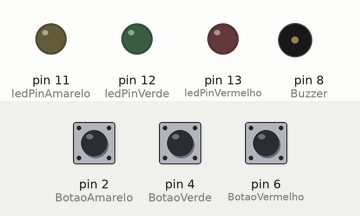
A sketch run on a simulated Arduino Uno, built with avr-gcc and run on an emulated ATmega328P. Parts: output pins drawn as LEDs (lit = HIGH), buzzer (waves = sounding). Inputs (shaded band) come from the test bench; at power-on: pin 2 (BotaoAmarelo) LOW, pin 4 (BotaoVerde) LOW, pin 6 (BotaoVermelho) LOW.

Above: at 1.2 s.
1.3 s: pin 2 (BotaoAmarelo) pulled HIGH for 0.15 s
At 1.37 s:
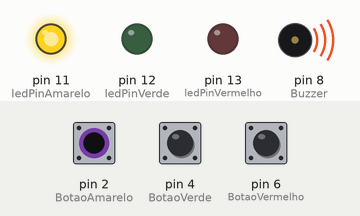
2.9 s: pin 4 (BotaoVerde) pulled HIGH for 0.15 s
At 2.97 s:
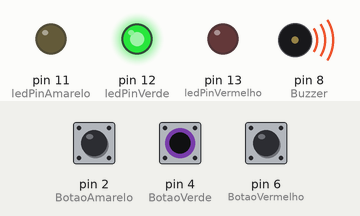
4.5 s: pin 6 (BotaoVermelho) pulled HIGH for 0.15 s
At 4.57 s:
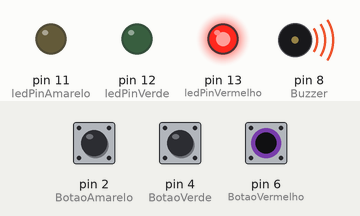
6.1 s: pin 6 (BotaoVermelho) pulled HIGH for 3.2 s
At 10.2 s:
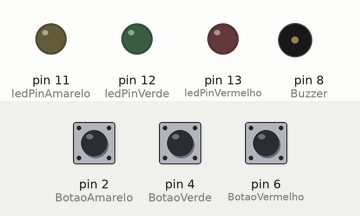
10.8 s: pin 2 (BotaoAmarelo) pulled HIGH for 3.2 s
At 11.4 s:
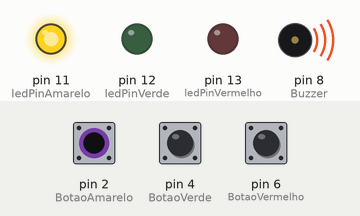
15.5 s: pin 2 (BotaoAmarelo) driven HIGH and pin 4 (BotaoVerde) driven HIGH
At 16.2 s:
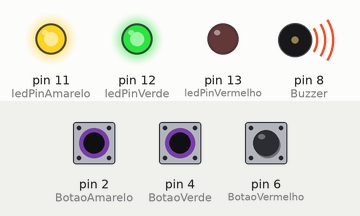
Timing chart, 0 to 18.0 s (numbered marks = the images above; inputs shaded):
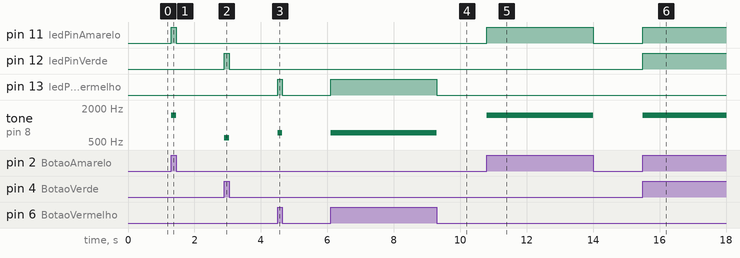

Measured:
- after the input at 1.3 s, pin 11 (ledPinAmarelo): LOW → HIGH at once, → LOW 0.15 s later; tone on pin 8 (Buzzer): silent → 1500 Hz at once, → silent 0.15 s later
- after the input at 2.9 s, pin 12 (ledPinVerde): LOW → HIGH at once, → LOW 0.15 s later; tone on pin 8 (Buzzer): silent → 600 Hz at once, → silent 0.15 s later
- after the input at 4.5 s, pin 13 (ledPinVermelho): LOW → HIGH at once, → LOW 0.15 s later; tone on pin 8 (Buzzer): silent → 732 Hz at once, → silent 0.15 s later
- after the input at 6.1 s, pin 13 (ledPinVermelho): LOW → HIGH at once, → LOW 3.2 s later; tone on pin 8 (Buzzer): silent → 732 Hz at once, → silent 3.2 s later
- after the input at 10.8 s, pin 11 (ledPinAmarelo): LOW → HIGH at once, → LOW 3.2 s later; tone on pin 8 (Buzzer): silent → 1500 Hz at once, → silent 3.2 s later
- after the input at 15.5 s, pin 11 (ledPinAmarelo), pin 12 (ledPinVerde): LOW → HIGH at once; tone on pin 8 (Buzzer): silent → 1500 Hz at once

The sketch:

botao-led.ino
```cpp
const int ledPinAmarelo = 11;
const int ledPinVerde = 12;
const int ledPinVermelho = 13;
const int Buzzer = 8;
const int BotaoVerde = 4;
const int BotaoAmarelo = 2;
const int BotaoVermelho = 6;
int EstadoBotaoVerde = 0;
int EstadoBotaoAmarelo = 0;
int EstadoBotaoVermelho = 0;

void setup() {
  // put your setup code here, to run once:
  pinMode(Buzzer, OUTPUT);
  pinMode(ledPinVerde, OUTPUT);
  pinMode(BotaoVerde, INPUT);
  pinMode(ledPinAmarelo, OUTPUT);
  pinMode(BotaoAmarelo, INPUT);
  pinMode(ledPinVermelho, OUTPUT);
  pinMode(BotaoVermelho, INPUT);
}

void loop() {
  // put your main code here, to run repeatedly:
  EstadoBotaoVerde = digitalRead(BotaoVerde);
  EstadoBotaoAmarelo = digitalRead(BotaoAmarelo);
  EstadoBotaoVermelho = digitalRead(BotaoVermelho);

  if(EstadoBotaoVerde == HIGH){
    digitalWrite(ledPinVerde, HIGH);
    tone(Buzzer, 600);
  }

  if(EstadoBotaoVermelho == HIGH){
    digitalWrite(ledPinVermelho, HIGH);
    tone(Buzzer, 732);
  }

  if(EstadoBotaoAmarelo == HIGH){
    digitalWrite(ledPinAmarelo, HIGH);
    tone(Buzzer, 1500);
  }

  if(!EstadoBotaoVerde && !EstadoBotaoAmarelo && !EstadoBotaoVermelho){
    digitalWrite(ledPinVerde, LOW);
    digitalWrite(ledPinAmarelo,LOW);
    digitalWrite(ledPinVermelho,LOW);
    noTone(Buzzer);
  }
}
```
